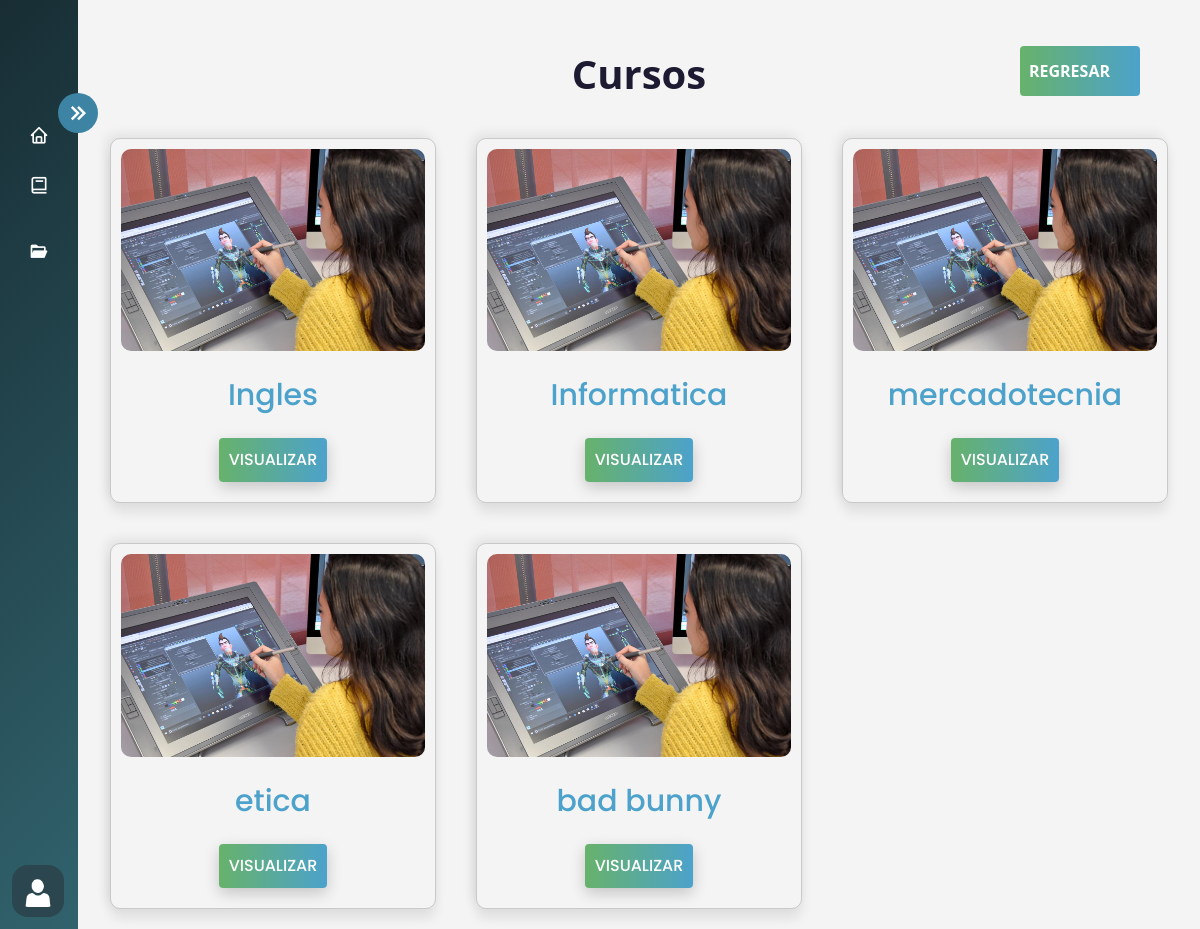
/usuario/Cursos_Usuarios/ (signed in), run on an earlier commit of the app's database.
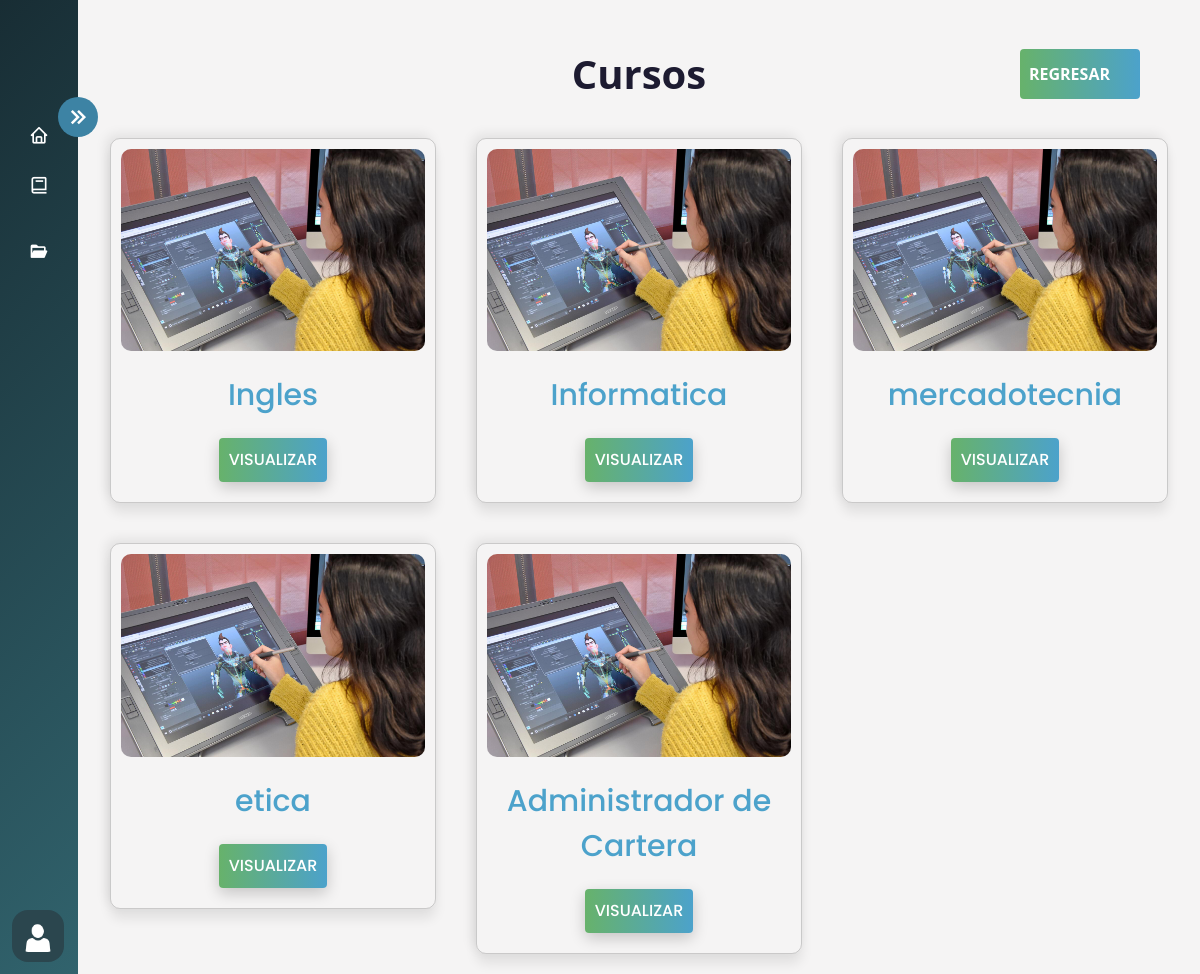
And on a later commit of the database.
### AppCursos/models.py (models this page shows, shortened)
class Cursos(models.Model):
     nombre_curso=models.CharField(max_length=100)
     descripcion_curso = models.CharField(max_length=500)
     estado_curso= models.BooleanField(default=False)
     duracion_curso = models.IntegerField(blank=True, null=True)
     iconoCurso = models.ImageField(upload_to='IconosCurso', null=True,blank=True)
     id_cargo=models.ForeignKey(Cargo, on_delete=models.CASCADE,null=True)
     class Meta:
          verbose_name_plural = 'Cursos'

### AppUsuarios/views.py (the view)
# urls.py: path('Cursos_Usuarios/', login_required(views.Cursos_Usuarios), name='Cursos_Usuarios'),
def Cursos_Usuarios(request):
        listaCursos= Cursos.objects.filter(estado_curso=True).values('nombre_curso','id')
        user_id=request.user.id
        listaUsuarioCargo=Usuario_Cargo.objects.filter(id_usuario=user_id).values('id_cargo')
        listacursos= Cursos.objects.filter(id_cargo__in=listaUsuarioCargo, estado_curso=True).values('nombre_curso','id')
        return render (request,'Templates_Usuarios/Cursos/Cursos_Usuarios.html',{'listacursos':listacursos})

### AppCursos/context_processors.py (called while the page is built)
def group_name(request):
    group_name = None
    if request.user.is_authenticated:
        group = Group.objects.filter(user=request.user).first()
        if group:
            group_name = group.name
    return {'group_name': group_name}

### Templates/Templates_Usuarios/Cursos/Cursos_Usuarios.html (shortened to what this page needs)
{% extends 'Layout/Base.html' %}
{% load static %}
{% block content %}
<link rel="stylesheet" href="{% static 'Css/Cursos_Usuarios.css' %}">
<div class="home_content">
    <div class="text">
        <br>
        <h1 style="text-align: center;"> Cursos </h1>
        <div class="caja-container">
            {% for curso in listacursos %}
            <div class="flex-container">
                <div class="flex-items">
                    <div class="card">
                        <div class="card-image-container">
                            <img src="{% static 'img/iconos/animacion-degital_1.jpg' %}" alt="Icono del Curso">
                        </div>
                        <p class="card-title">{{ curso.nombre_curso }}</p>
                        <form method="post" action="{% url 'Modulos_Usuarios' %}">
                            <div class="card-btn">
                              <div class="button-box">
									<button class="subir" type="submit"><span>Visualizar </span></button>
								</div>
                            </div>
                        </form>
                    </div>
                </div>
            </div>
            {% endfor %}
        </div>
    </div>
</div>
<a href="{% url 'gestion_MaterialApoyo' %}" id="back2">
        <button class="back">
            <span>
                Regresar
            </span>
        </button>
</a>
{% endblock %}

### Templates/Layout/Base.html (shortened to what this page needs)
{% load static %}
<!DOCTYPE html>
<html lang="en">
<head>
    <link rel="stylesheet" href="{% static 'img/iconos/Cyres.ico' %}">
    <link rel="stylesheet" href="{% static 'Css/Estilo.css' %}">
    <link href='https://unpkg.com/boxicons@2.1.4/css/boxicons.min.css' rel='stylesheet'>
    <link rel="stylesheet" href="https://cdn.jsdelivr.net/npm/bootstrap@5.3.0-alpha3/dist/css/bootstrap.min.css">
</head>
<body>
    {% include 'includes/nav.html' %}
    <main>
        {% block content %}{% endblock %}
    </main>
</body>
</html>

### Templates/includes/nav.html (shortened to what this page needs)
{% load static %}
<body>
    <div class="sidebar
    {% if user.is_authenticated %}
        {% if group_name == 'usuarios' %}
            sidebar-usuarios
        {% elif group_name == 'administrativos' %}
            sidebar-administrativos
        {% else %}
            sidebar
        {% endif %}
    {% else %}
        sidebar
    {% endif %}">
    <div class="logo_content">
            <i class='bx bx-chevrons-left toggle'></i>
        </div>
        <ul class="nav-links">
            <li>
                <a href="{% url 'home' %}">
                    <i class='bx bx-home'></i>
                </a>
            </li>
                {% if group_name == 'usuarios' %}
                <li>
                    <a href="{% url 'Cursos_Usuarios' %}">
                        <i class='bx bx-book '></i>
                    </a>
                </li>
                <li>
                    <a href="{% url 'Material_Usuarios' %}">
                        <i class='bx bxs-folder-open'></i>
                    </a>
                </li>
                <li>
                    <div class="profile-details">
                        <div class="profile-content">
                            <img src="{% static 'img/user.png' %}" alt="">
                        </div>
                    </div>
                </li>
                {% endif %}
        </ul>
    </div>
</body>
</html>

### static/Css/Estilo.css (style rules this page uses)
body { overflow-x: hidden; }
* { margin: 0; padding: 0; box-sizing: border-box; }
.sidebar { position: fixed; top: 0; left: 0; height: 100%; width: 260px; background-image: linear-gradient(135deg, #182d34 0%, #31636d 100%); z-index: 1; transition: all 0.5s ease; }
.sidebar.close { width: 78px; padding: 80px 0 150px 0; }
.sidebar .nav-links { height: 100%; padding: 30px 0 150px 0; overflow: auto; }
.sidebar.close .nav-links { overflow: visible; }
.sidebar .nav-links li { position: relative; list-style: none; transition: all 0.4s ease; }
.sidebar .nav-links li i { height: 50px; min-width: 78px; text-align: center; line-height: 50px; color: #fff; font-size: 20px; cursor: pointer; transition: all 0.3s ease; }
.sidebar .nav-links li a { display: flex; align-items: center; text-decoration: none; }
.sidebar .profile-details { position: fixed; bottom: 0; width: 260px; display: flex; align-items: center; justify-content: space between; background: #2b464e; padding: 12px 0; transition: all 0.5s ease; }
.sidebar.close .profile-details { background: none; }
.sidebar.close .profile-details { width: 78px; }
.sidebar .profile-details .profile-content { display: flex; align-items: center; }
.sidebar .profile-details img { height: 52px; width: 52px; object-fit: cover; border-radius: 16px; margin: 0 14px 0 12px; background: #2b464e; transition: all 0.5s ease; }
.sidebar.close .profile-details img { padding: 10px; }
.sidebar .toggle { position: absolute; top: 10%; right: -20px; transform: translateY(-10%); height: 40px; width: 40px; background: #3d83a4; display: flex; align-items: center; justify-content: center; border-radius: 50%; font-size: 30px; cursor: pointer; color: #fff; }
.toggle { transition: transform 0.5s; }
.toggle.close { transform: rotate(180deg); }

### static/Css/Cursos_Usuarios.css (style rules this page uses)
body { margin: 0; padding: 0; box-sizing: border-box; background-color: #f2f0f0b4; overflow-y: scroll; }
.home_content { position: absolute; height: 100%; width: calc(100% - 78px); left: 78px; transition: all 0.5s ease; }
.home_content .text { font-size: 25px; font-weight: 500; color: #1d1b31; margin: 12px; }
.caja-container { display: grid; grid-template-columns: repeat(3, 1fr); gap: 40px; max-width: 1100px; margin: 20px auto; padding: 20px; }
.back { display: inline-flex; align-items: center; position: fixed; top: 5%; right: 5%; width: 10vw; height: 50px; font-size: 16px; font-weight: bold; cursor: pointer; transition: all 0.3s ease; border-radius: 4px; background: linear-gradient(to right, #67b26b, #4ca2cb); color: #fff; padding: 10px; text-transform: uppercase; font-size: 16px; border: none; }
.back span { transition: .4s ease-in-out all; position: absolute; right: 25%; }
h1 { animation: h1 0.4s linear both; font-weight: 700; }
.card { display: flex; flex-direction: column; width: auto; height: auto !important; background-color: var(--white); border-radius: 10px; box-shadow: 0px 10px 12px rgba(0, 0, 0, 0.08), -4px -4px 12px rgba(0, 0, 0, 0.08); overflow: hidden; transition: all 0.3s; cursor: pointer; box-sizing: border-box; padding: 10px; }
.card-image-container img { width: 100%; height: 100%; object-fit: cover; }
.card-image-container { width: 100%; height: 64%; border-radius: 10px; margin-bottom: 12px; overflow: hidden; background-color: rgb(165, 165, 165); display: flex; align-items: center; justify-content: center; }
.card-title { margin: 10px; font-size: 30px; font-family: 'Poppins', sans-serif; font-weight: 500; color: #4ca2cb; cursor: default; -webkit-box-orient: vertical; overflow: hidden; display: -webkit-box; line-clamp: 1; text-align: center; }
.subir { border-radius: 4px; background: linear-gradient(to right, #67b26b, #4ca2cb); color: #fff; padding: 10px; text-transform: uppercase; font-size: 16px; transition: all 0.3s ease; cursor: pointer; width: auto; border: none; outline: none; box-shadow: 0 5px 15px rgba(0, 0, 0, 0.2); font-family: 'Poppins', sans-serif; font-weight: 500; display: flex; align-items: center; margin:10px auto; }
.subir span { position: relative; transition: 400ms; }
.subir span::after { content: '\00bb'; position: absolute; opacity: 0; top: 0; right: -20px; transition: 500ms; }
.card { animation: card 0.5s; }

What changed in the data, as far as the page shows it:
no longer on this page (row edited): Cursos: nombre_curso "bad bunny"
added Cursos: nombre_curso "Administrador de Cartera"
